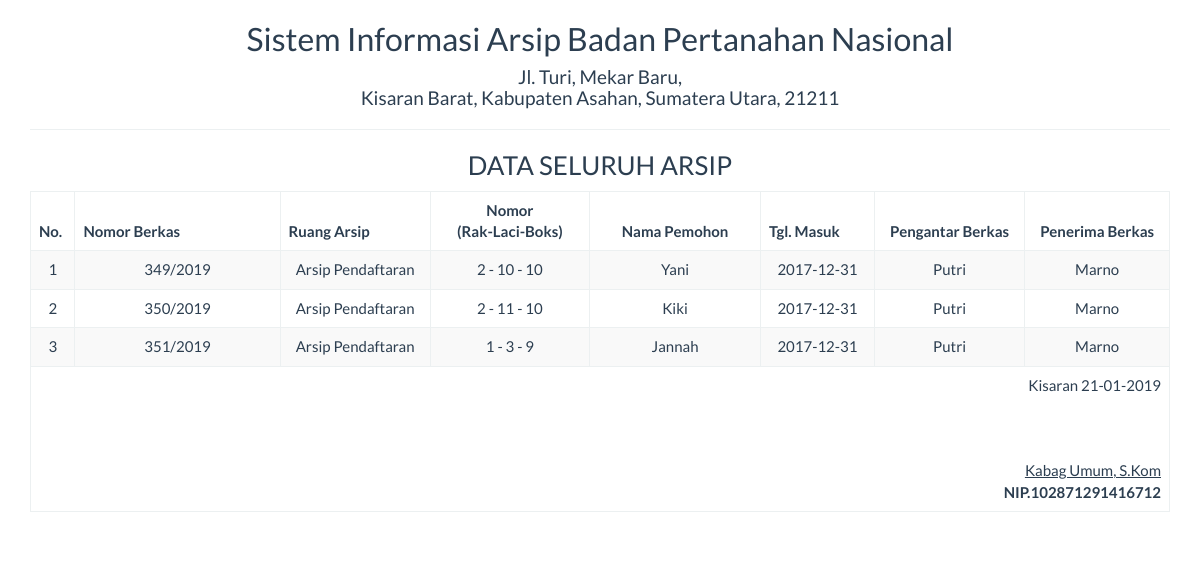
Page /report/arsip_semua.php on the committed database.
### tables this page shows
CREATE TABLE `arsip` (
  `id` int(5) NOT NULL,
  `ruang_arsip` varchar(25) NOT NULL,
  `no_rak` int(5) NOT NULL,
  `no_laci` int(5) NOT NULL,
  `no_boks` int(5) NOT NULL,
  `para_pihak` varchar(100) NOT NULL,
  `no_perkara` varchar(50) NOT NULL,
  `tgl_masuk` date NOT NULL,
  `penerima` varchar(50) NOT NULL,
  `pemberi` varchar(50) NOT NULL,
  `status` varchar(25) NOT NULL,
  `keterangan` varchar(100) NOT NULL
);

### report/arsip_semua.php (the view, shortened to what this page needs)
<!DOCTYPE html>
<html>
    <head>
        <link href="../Assets/css/bootstrap.min.css" rel="stylesheet" type="text/css"/>
    </head>
    <body onload="print()">
        <?php
        include '../config/koneksi.php';
        ?>
        <div class="container">
            <div class='row'>
                <div class="col-sm-12">
                    <div class="text-center">
                         <h2>Sistem Informasi Arsip Badan Pertanahan Nasional </h2>
                        <h4>Jl. Turi, Mekar Baru, <br> Kisaran Barat, Kabupaten Asahan, Sumatera Utara, 21211</h4>
                        <hr>
                        <h3>DATA SELURUH ARSIP</h3>
                        <table class="table table-bordered table-striped table-hover">
                        <tbody>
                                <thead>
								<tr>
									<th>No.</th><th width="18%">Nomor Berkas</th><th>Ruang Arsip</th><th width="14%"><center>Nomor <br> (Rak-Laci-Boks)</center></th><th width="15%"><center>Nama Pemohon</center></th><th width="10%">Tgl. Masuk</th><th><center>Pengantar Berkas</center></th><th><center>Penerima Berkas</center></th>
								</tr>
								</thead>
							<tbody>
                            <?php
                            $sql = "SELECT * FROM arsip";
                            $query = mysqli_query($koneksi, $sql) or die("SQL Anda Salah");
                            $nomor = 0;
                            while ($data = mysqli_fetch_array($query)) {
                                $nomor++;
                                ?>
                                <tr>
                                    <td><?= $nomor ?></td>
									<td><?= $data['no_perkara'] ?></td>
                                    <td><?= $data['ruang_arsip'] ?></td>
                                    <td><?= $data['no_rak'] ?> - <?= $data['no_laci'] ?> - <?= $data['no_boks'] ?></td>
                                    <td><?= $data['para_pihak'] ?></td>
									<td><?= $data['tgl_masuk'] ?></td>
									<td><?= $data['pemberi'] ?></td>
									<td><?= $data['penerima'] ?></td>
                                </tr>
                            <?php } ?>
							</tbody>
                        </tbody>
                            <tfoot>
                                <tr>
                                    <td colspan="8" class="text-right">
                                        Kisaran  <?= date("d-m-Y") ?>
                                        <br><br><br><br>
                                        <u>Kabag Umum, S.Kom<strong></u><br>
                                        NIP.102871291416712
									</td>
								</tr>
							</tfoot>
                        </table>
                    </div>
                </div>
            </div>
    </body>
</html>

### rows in the picture
arsip: no_perkara "349/2019", ruang_arsip "Arsip Pendaftaran", no_rak "2", no_laci "10", no_boks "10", para_pihak "Yani", tgl_masuk "2017-12-31", pemberi "Putri", penerima "Marno"
arsip: no_perkara "350/2019", ruang_arsip "Arsip Pendaftaran", no_rak "2", no_laci "11", no_boks "10", para_pihak "Kiki", tgl_masuk "2017-12-31", pemberi "Putri", penerima "Marno"
arsip: no_perkara "351/2019", ruang_arsip "Arsip Pendaftaran", no_rak "1", no_laci "3", no_boks "9", para_pihak "Jannah", tgl_masuk "2017-12-31", pemberi "Putri", penerima "Marno"
